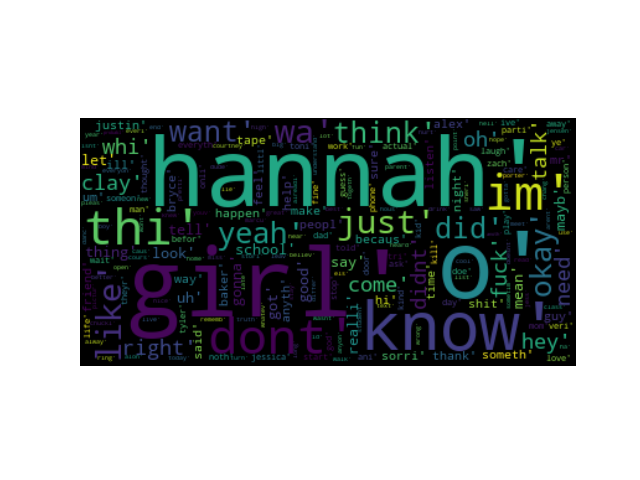

Source code (Python):
from os import path
from wordcloud import WordCloud

d = path.dirname(__file__)

# Read the whole text.
text = open(path.join(d, 'answer.txt')).read()

# Generate a word cloud image
wordcloud = WordCloud().generate(text)

# Display the generated image:
# the matplotlib way:
import matplotlib.pyplot as plt
plt.imshow(wordcloud, interpolation='bilinear')
plt.axis("off")

# lower max_font_size
wordcloud = WordCloud(max_font_size=100, height=500, width=800).generate(text)
plt.figure()
plt.imshow(wordcloud, interpolation="bilinear")
plt.axis("off")
plt.show()

# The pil way (if you don't have matplotlib)
# image = wordcloud.to_image()
# image.show()
